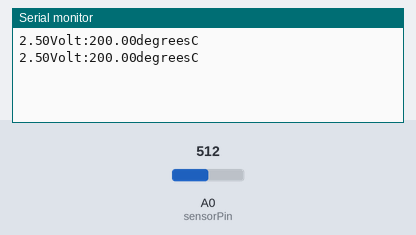
Simulated run of this sketch. Board: Arduino Uno, built with avr-gcc and run on an emulated ATmega328P. Shown: the last lines printed to the serial monitor. The inputs (shaded band) are chosen by the test bench; at power-on: A0 (sensorPin) = 512.

Above: at 1.8 s.
1.9 s: A0 (sensorPin) set to 716
At 2.8 s:
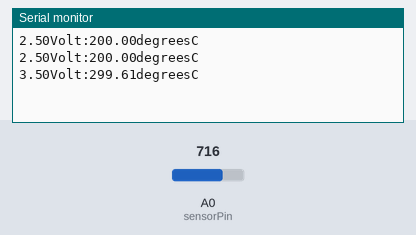
3.4 s: A0 (sensorPin) set to 900
At 4.7 s:
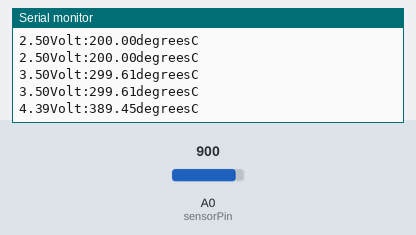
Timing chart, 0 to 6.4 s (numbered marks = the images above; inputs shaded):
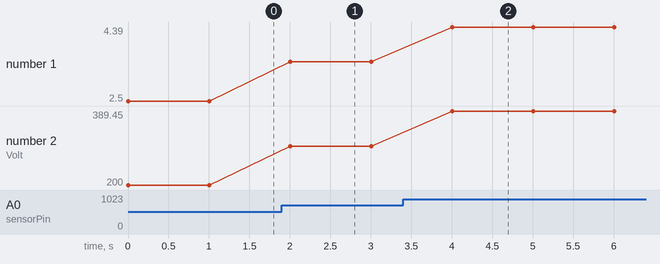

Measured:
- after the input at 1.9 s, the serial monitor: prints a new line after 0.10 s (image 1)
- after the input at 3.4 s, the serial monitor: prints a new line after 0.60 s (image 2)
- plotted number 1: 2.5 → 3.5 after the input at 1.9 s, 3.5 → 4.39 after the input at 3.4 s
- plotted number 2: 200 → 299.61 after the input at 1.9 s, 299.61 → 389.45 after the input at 3.4 s

The sketch:

lab8.1.ino
```cpp
int sensorPin  = 0;
void setup(){
  Serial.begin(9600);
}
void loop(){
    int reading = analogRead(sensorPin);
    float voltage = reading * 5.0 / 1024;
    Serial.print(String(voltage)+"Volt:");
    float temperatureC = voltage * 100 - 50;
    Serial.println(String(temperatureC)+"degreesC");
    delay(1000);
}
```
